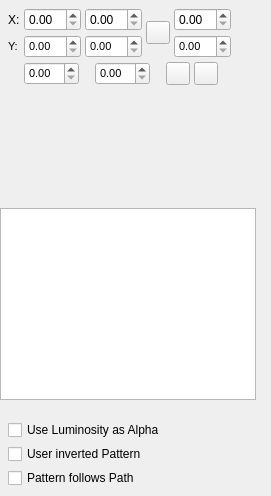
<?xml version="1.0" encoding="UTF-8"?>
<ui version="4.0">
 <class>ColorPickerPattern</class>
 <widget class="QWidget" name="ColorPickerPattern">
  <property name="geometry">
   <rect>
    <x>0</x>
    <y>0</y>
    <width>271</width>
    <height>496</height>
   </rect>
  </property>
  <property name="windowTitle">
   <string>Form</string>
  </property>
  <layout class="QVBoxLayout" name="verticalLayout">
   <property name="spacing">
    <number>0</number>
   </property>
   <property name="leftMargin">
    <number>0</number>
   </property>
   <property name="topMargin">
    <number>0</number>
   </property>
   <property name="rightMargin">
    <number>0</number>
   </property>
   <property name="bottomMargin">
    <number>0</number>
   </property>
   <item>
    <widget class="SectionContainer" name="sectionProperties">
     <property name="title" stdset="0">
      <string>Properties</string>
     </property>
     <widget class="QWidget" name="widgetProperties">
      <layout class="QGridLayout" name="gridLayout_2">
       <property name="leftMargin">
        <number>8</number>
       </property>
       <property name="topMargin">
        <number>8</number>
       </property>
       <property name="rightMargin">
        <number>8</number>
       </property>
       <property name="bottomMargin">
        <number>8</number>
       </property>
       <property name="spacing">
        <number>4</number>
       </property>
       <item row="2" column="1" colspan="4">
        <layout class="QHBoxLayout" name="horizontalLayout_3">
         <property name="spacing">
          <number>16</number>
         </property>
         <item>
          <widget class="FormWidget" name="labelRotation">
           <property name="sizePolicy">
            <sizepolicy hsizetype="Preferred" vsizetype="Maximum">
             <horstretch>0</horstretch>
             <verstretch>0</verstretch>
            </sizepolicy>
           </property>
           <property name="label" stdset="0">
            <string>Rotation</string>
           </property>
           <property name="font">
            <font>
             <pointsize>8</pointsize>
            </font>
           </property>
           <layout class="QHBoxLayout" name="horizontalLayout">
            <property name="leftMargin">
             <number>0</number>
            </property>
            <property name="topMargin">
             <number>0</number>
            </property>
            <property name="rightMargin">
             <number>0</number>
            </property>
            <property name="bottomMargin">
             <number>0</number>
            </property>
            <item>
             <widget class="ScrSpinBox" name="numberAngle"/>
            </item>
           </layout>
          </widget>
         </item>
         <item>
          <widget class="FormWidget" name="labelSpacing">
           <property name="sizePolicy">
            <sizepolicy hsizetype="Preferred" vsizetype="Maximum">
             <horstretch>0</horstretch>
             <verstretch>0</verstretch>
            </sizepolicy>
           </property>
           <property name="label" stdset="0">
            <string>Spacing</string>
           </property>
           <property name="font">
            <font>
             <pointsize>8</pointsize>
            </font>
           </property>
           <layout class="QHBoxLayout" name="horizontalLayout_7">
            <property name="leftMargin">
             <number>0</number>
            </property>
            <property name="topMargin">
             <number>0</number>
            </property>
            <property name="rightMargin">
             <number>0</number>
            </property>
            <property name="bottomMargin">
             <number>0</number>
            </property>
            <item>
             <widget class="ScrSpinBox" name="numberSpacing"/>
            </item>
           </layout>
          </widget>
         </item>
         <item>
          <widget class="FormWidget" name="labelFlip">
           <property name="sizePolicy">
            <sizepolicy hsizetype="Preferred" vsizetype="Maximum">
             <horstretch>0</horstretch>
             <verstretch>0</verstretch>
            </sizepolicy>
           </property>
           <property name="label" stdset="0">
            <string>Flip</string>
           </property>
           <property name="font">
            <font>
             <pointsize>8</pointsize>
            </font>
           </property>
           <layout class="QHBoxLayout" name="horizontalLayout_2">
            <property name="spacing">
             <number>4</number>
            </property>
            <property name="leftMargin">
             <number>0</number>
            </property>
            <property name="topMargin">
             <number>0</number>
            </property>
            <property name="rightMargin">
             <number>0</number>
            </property>
            <property name="bottomMargin">
             <number>0</number>
            </property>
            <item>
             <widget class="QToolButton" name="buttonFlipHorizontal">
              <property name="text">
               <string/>
              </property>
              <property name="checkable">
               <bool>true</bool>
              </property>
             </widget>
            </item>
            <item>
             <widget class="QToolButton" name="buttonFlipVertical">
              <property name="text">
               <string/>
              </property>
              <property name="checkable">
               <bool>true</bool>
              </property>
             </widget>
            </item>
           </layout>
          </widget>
         </item>
         <item>
          <spacer name="horizontalSpacer">
           <property name="orientation">
            <enum>Qt::Horizontal</enum>
           </property>
           <property name="sizeHint" stdset="0">
            <size>
             <width>0</width>
             <height>0</height>
            </size>
           </property>
          </spacer>
         </item>
        </layout>
       </item>
       <item row="1" column="1">
        <widget class="FormWidget" name="labelOffset">
         <property name="sizePolicy">
          <sizepolicy hsizetype="Preferred" vsizetype="Maximum">
           <horstretch>0</horstretch>
           <verstretch>0</verstretch>
          </sizepolicy>
         </property>
         <property name="label" stdset="0">
          <string>Offset</string>
         </property>
         <property name="font">
          <font>
           <pointsize>8</pointsize>
          </font>
         </property>
         <layout class="QHBoxLayout" name="horizontalLayout_4">
          <property name="leftMargin">
           <number>0</number>
          </property>
          <property name="topMargin">
           <number>0</number>
          </property>
          <property name="rightMargin">
           <number>0</number>
          </property>
          <property name="bottomMargin">
           <number>0</number>
          </property>
          <item>
           <widget class="ScrSpinBox" name="numberOffsetY"/>
          </item>
         </layout>
        </widget>
       </item>
       <item row="0" column="0">
        <widget class="QLabel" name="labelX">
         <property name="text">
          <string>X:</string>
         </property>
        </widget>
       </item>
       <item row="0" column="1">
        <widget class="ScrSpinBox" name="numberOffsetX"/>
       </item>
       <item row="0" column="5">
        <spacer name="horizontalSpacer_2">
         <property name="orientation">
          <enum>Qt::Horizontal</enum>
         </property>
         <property name="sizeHint" stdset="0">
          <size>
           <width>0</width>
           <height>0</height>
          </size>
         </property>
        </spacer>
       </item>
       <item row="1" column="0">
        <widget class="FormWidget" name="formWidget_8">
         <property name="sizePolicy">
          <sizepolicy hsizetype="Preferred" vsizetype="Maximum">
           <horstretch>0</horstretch>
           <verstretch>0</verstretch>
          </sizepolicy>
         </property>
         <property name="label" stdset="0">
          <string/>
         </property>
         <property name="font">
          <font>
           <pointsize>8</pointsize>
          </font>
         </property>
         <property name="preserveLabelSpace">
          <bool>true</bool>
         </property>
         <layout class="QHBoxLayout" name="horizontalLayout_8">
          <property name="leftMargin">
           <number>0</number>
          </property>
          <property name="topMargin">
           <number>0</number>
          </property>
          <property name="rightMargin">
           <number>0</number>
          </property>
          <property name="bottomMargin">
           <number>0</number>
          </property>
          <item>
           <widget class="QLabel" name="labelY">
            <property name="text">
             <string>Y:</string>
            </property>
           </widget>
          </item>
         </layout>
        </widget>
       </item>
       <item row="1" column="4">
        <widget class="FormWidget" name="labelSkew">
         <property name="sizePolicy">
          <sizepolicy hsizetype="Preferred" vsizetype="Maximum">
           <horstretch>0</horstretch>
           <verstretch>0</verstretch>
          </sizepolicy>
         </property>
         <property name="label" stdset="0">
          <string>Skew</string>
         </property>
         <property name="font">
          <font>
           <pointsize>8</pointsize>
          </font>
         </property>
         <layout class="QHBoxLayout" name="horizontalLayout_6">
          <property name="leftMargin">
           <number>0</number>
          </property>
          <property name="topMargin">
           <number>0</number>
          </property>
          <property name="rightMargin">
           <number>0</number>
          </property>
          <property name="bottomMargin">
           <number>0</number>
          </property>
          <item>
           <widget class="ScrSpinBox" name="numberSkewY"/>
          </item>
         </layout>
        </widget>
       </item>
       <item row="1" column="2">
        <widget class="FormWidget" name="labelScale">
         <property name="sizePolicy">
          <sizepolicy hsizetype="Preferred" vsizetype="Maximum">
           <horstretch>0</horstretch>
           <verstretch>0</verstretch>
          </sizepolicy>
         </property>
         <property name="label" stdset="0">
          <string>Scale</string>
         </property>
         <property name="font">
          <font>
           <pointsize>8</pointsize>
          </font>
         </property>
         <layout class="QHBoxLayout" name="horizontalLayout_5">
          <property name="leftMargin">
           <number>0</number>
          </property>
          <property name="topMargin">
           <number>0</number>
          </property>
          <property name="rightMargin">
           <number>0</number>
          </property>
          <property name="bottomMargin">
           <number>0</number>
          </property>
          <item>
           <widget class="ScrSpinBox" name="numberScaleY"/>
          </item>
         </layout>
        </widget>
       </item>
       <item row="0" column="2">
        <widget class="ScrSpinBox" name="numberScaleX"/>
       </item>
       <item row="0" column="4">
        <widget class="ScrSpinBox" name="numberSkewX"/>
       </item>
       <item row="0" column="3" rowspan="2">
        <widget class="FormWidget" name="formWidget">
         <property name="sizePolicy">
          <sizepolicy hsizetype="Preferred" vsizetype="Maximum">
           <horstretch>0</horstretch>
           <verstretch>0</verstretch>
          </sizepolicy>
         </property>
         <property name="label" stdset="0">
          <string/>
         </property>
         <property name="font">
          <font>
           <pointsize>8</pointsize>
          </font>
         </property>
         <property name="preserveLabelSpace">
          <bool>true</bool>
         </property>
         <layout class="QHBoxLayout" name="horizontalLayout_9">
          <property name="leftMargin">
           <number>0</number>
          </property>
          <property name="topMargin">
           <number>0</number>
          </property>
          <property name="rightMargin">
           <number>0</number>
          </property>
          <property name="bottomMargin">
           <number>0</number>
          </property>
          <item>
           <widget class="LinkButton" name="buttonScaleRatio">
            <property name="text">
             <string/>
            </property>
           </widget>
          </item>
         </layout>
        </widget>
       </item>
      </layout>
     </widget>
    </widget>
   </item>
   <item>
    <widget class="SectionContainer" name="sectionSwatches">
     <property name="title" stdset="0">
      <string>Patterns</string>
     </property>
     <widget class="QListWidget" name="listPattern"/>
    </widget>
   </item>
   <item>
    <layout class="QVBoxLayout" name="verticalLayout_2">
     <property name="spacing">
      <number>4</number>
     </property>
     <property name="leftMargin">
      <number>8</number>
     </property>
     <property name="topMargin">
      <number>4</number>
     </property>
     <property name="rightMargin">
      <number>8</number>
     </property>
     <property name="bottomMargin">
      <number>8</number>
     </property>
     <item>
      <widget class="QCheckBox" name="checkboxLumAlpha">
       <property name="text">
        <string>Use Luminosity as Alpha</string>
       </property>
      </widget>
     </item>
     <item>
      <widget class="QCheckBox" name="checkboxInvertedPattern">
       <property name="text">
        <string>User inverted Pattern</string>
       </property>
      </widget>
     </item>
     <item>
      <widget class="QCheckBox" name="checkboxFollowsPath">
       <property name="text">
        <string>Pattern follows Path</string>
       </property>
      </widget>
     </item>
    </layout>
   </item>
  </layout>
 </widget>
 <customwidgets>
  <customwidget>
   <class>FormWidget</class>
   <extends>QWidget</extends>
   <header>ui/widgets/form_widget.h</header>
   <container>1</container>
  </customwidget>
  <customwidget>
   <class>SectionContainer</class>
   <extends>QWidget</extends>
   <header>ui/widgets/section_container.h</header>
   <addpagemethod>setWidget</addpagemethod>
   <container>1</container>
  </customwidget>
  <customwidget>
   <class>ScrSpinBox</class>
   <extends>QDoubleSpinBox</extends>
   <header location="global">ui/scrspinbox.h</header>
  </customwidget>
  <customwidget>
   <class>LinkButton</class>
   <extends>QToolButton</extends>
   <header>ui/linkbutton.h</header>
  </customwidget>
 </customwidgets>
 <tabstops>
  <tabstop>numberOffsetX</tabstop>
  <tabstop>numberOffsetY</tabstop>
  <tabstop>numberScaleX</tabstop>
  <tabstop>numberScaleY</tabstop>
  <tabstop>buttonScaleRatio</tabstop>
  <tabstop>numberSkewX</tabstop>
  <tabstop>numberSkewY</tabstop>
  <tabstop>numberAngle</tabstop>
  <tabstop>numberSpacing</tabstop>
  <tabstop>buttonFlipHorizontal</tabstop>
  <tabstop>buttonFlipVertical</tabstop>
  <tabstop>checkboxLumAlpha</tabstop>
  <tabstop>checkboxInvertedPattern</tabstop>
  <tabstop>checkboxFollowsPath</tabstop>
 </tabstops>
 <resources/>
 <connections/>
</ui>
